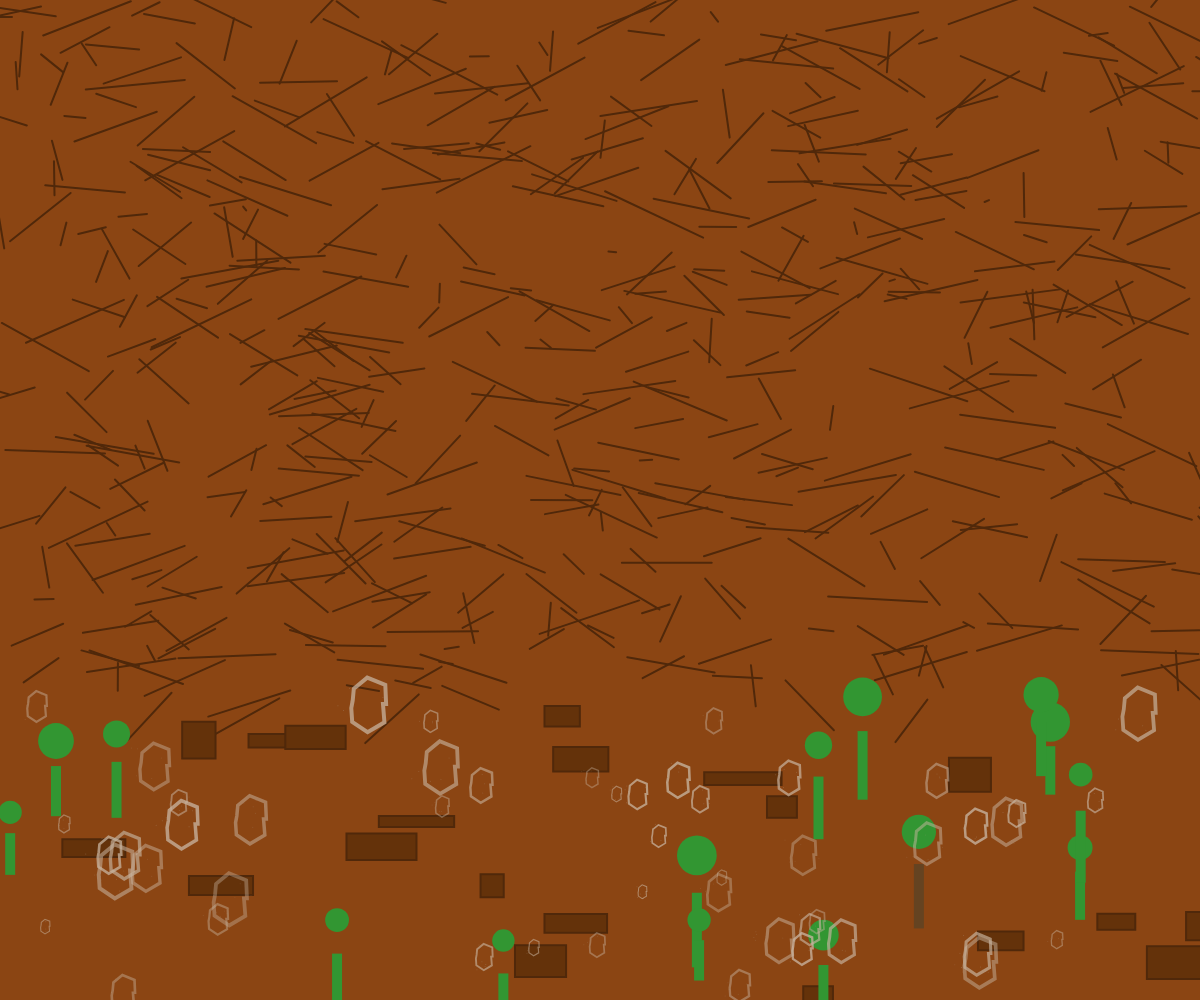
Frame 1 (no input)
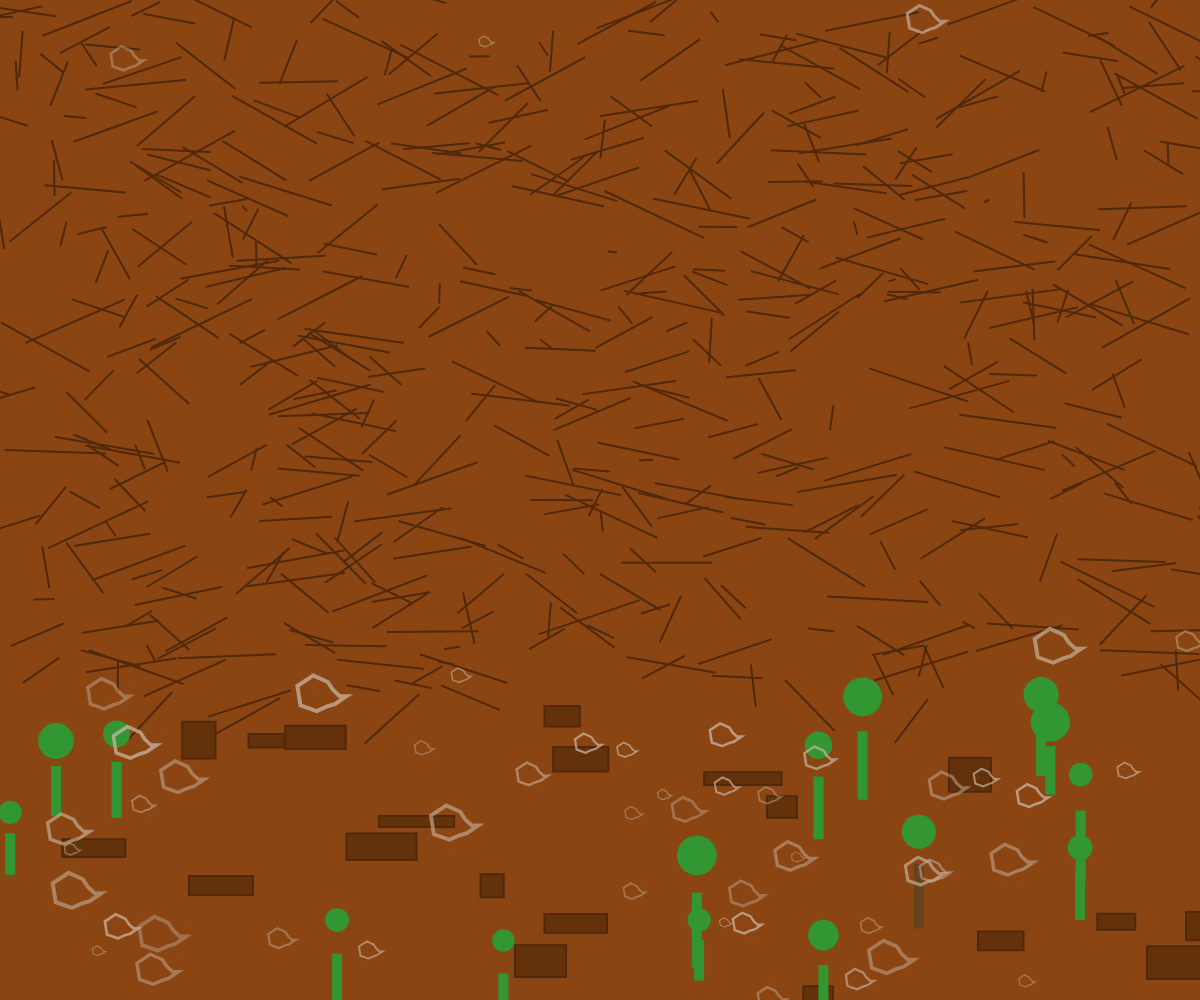
Frame 60 (no input)
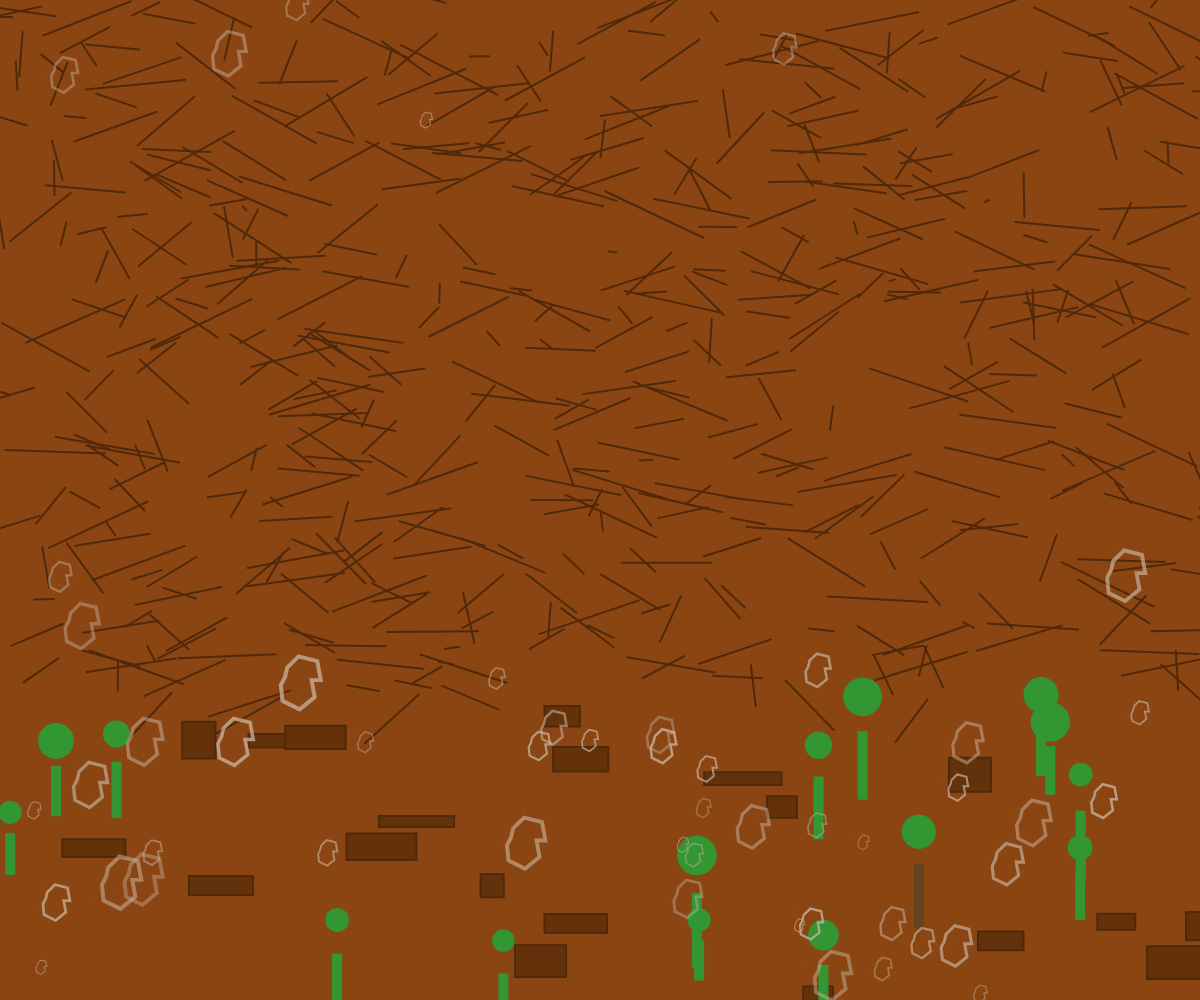
Frame 120 (the mouse pressed at the canvas centre since frame 60)

The p5.js sketch that drew these frames (run headless with seeded random() and noise() and a simulated clock; from frame 60 on, the mouse is pressed at the canvas centre):

// p5.js sketch
// ── sketch.js
let terrain;
let trees = [];
let dustDevils = [];

function setup() {
  createCanvas(windowWidth, windowHeight);
  colorMode(RGB);
  
  // Create terrain with cracked texture
  terrain = createGraphics(width, height);
  terrain.colorMode(RGB);
  terrain.background(139, 69, 19); // Terracotta base
  
  // Add cracks and fissures
  terrain.stroke(80, 40, 10);
  terrain.strokeWeight(2);
  for (let i = 0; i < 500; i++) {
    let x1 = random(width);
    let y1 = random(height * 0.7); // Keep most cracks in lower half
    let x2 = x1 + random(-100, 100);
    let y2 = y1 + random(-50, 50);
    terrain.line(x1, y1, x2, y2);
  }
  
  // Add some rock formations
  terrain.fill(100, 50, 10);
  for (let i = 0; i < 20; i++) {
    let x = random(width);
    let y = height * 0.7 + random(height * 0.3);
    let w = random(20, 80);
    let h = random(10, 40);
    terrain.rect(x, y, w, h);
  }
  
  // Create trees
  for (let i = 0; i < 15; i++) {
    trees.push({
      x: random(width),
      y: height * 0.7 + random(height * 0.3),
      trunkHeight: random(40, 80),
      crownSize: random(20, 40)
    });
  }
  
  // Create dust devils
  for (let i = 0; i < 50; i++) {
    dustDevils.push({
      x: random(width),
      y: height * 0.7 + random(height * 0.3),
      size: random(5, 20),
      speed: random(0.5, 2),
      angle: random(TWO_PI),
      sway: random(-0.05, 0.05),
      opacity: random(100, 200)
    });
  }
}

function draw() {
  // Sky background
  background(245, 245, 220); // Beige sky
  
  // Draw cracked terrain
  image(terrain, 0, 0);
  
  // Draw trees
  fill(101, 67, 33); // Brown trunk
  noStroke();
  for (let tree of trees) {
    rect(tree.x - 5, tree.y, 10, tree.trunkHeight);
    
    fill(50, 150, 50); // Green leaves
    ellipse(tree.x, tree.y - tree.trunkHeight/2, tree.crownSize, tree.crownSize);
  }
  
  // Draw dust devils
  for (let devil of dustDevils) {
    let x = devil.x + cos(devil.angle) * devil.speed;
    let y = devil.y + sin(devil.angle) * devil.speed;
    
    devil.angle += devil.sway;
    
    // Wrap around screen
    if (x > width) x = 0;
    else if (x < 0) x = width;
    if (y > height) y = 0;
    else if (y < 0) y = height;
    
    devil.x = x;
    devil.y = y;
    
    // Draw dust devil
    noFill();
    stroke(200, 180, 160, devil.opacity);
    strokeWeight(devil.size / 5);
    beginShape();
    for (let i = 0; i < 10; i++) {
      let angle = map(i, 0, 9, 0, TWO_PI);
      let radius = devil.size * (1 + sin(frameCount * 0.05 + i) * 0.5);
      let px = x + cos(angle) * radius;
      let py = y + sin(angle) * radius;
      vertex(px, py);
    }
    endShape(CLOSE);
    
    // Add some particles
    stroke(180, 160, 140, devil.opacity/2);
    strokeWeight(1);
    for (let i = 0; i < 5; i++) {
      let angle = random(TWO_PI);
      let distance = random(devil.size * 0.5, devil.size * 1.5);
      let px = x + cos(angle) * distance;
      let py = y + sin(angle) * distance;
      point(px, py);
    }
  }
  
  // Add subtle movement to dust devils
  for (let devil of dustDevils) {
    if (random() < 0.01) {
      devil.sway = random(-0.05, 0.05);
      devil.speed = random(0.5, 2);
    }
  }
}

function windowResized() {
  resizeCanvas(windowWidth, windowHeight);
}
